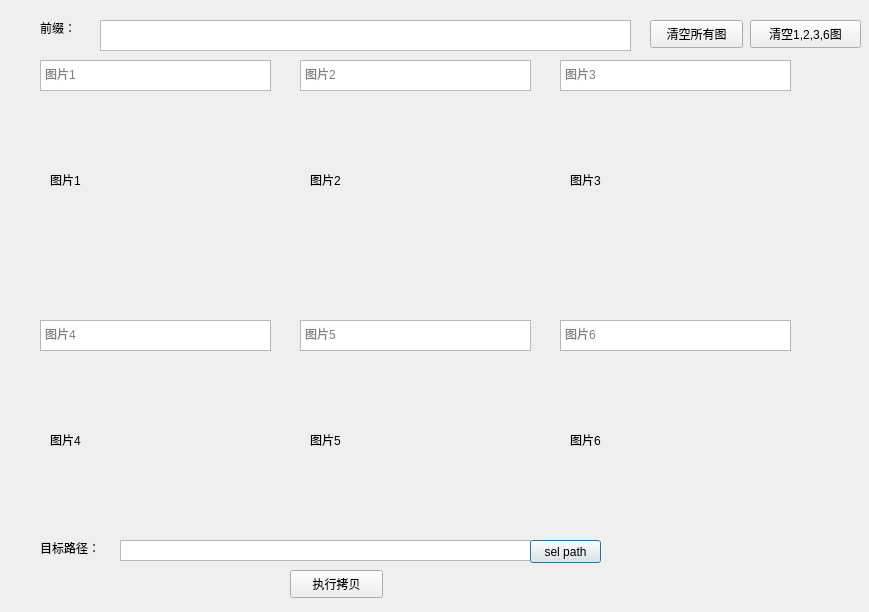
<?xml version="1.0" encoding="UTF-8"?>
<ui version="4.0">
 <class>Dialog</class>
 <widget class="QDialog" name="Dialog">
  <property name="geometry">
   <rect>
    <x>0</x>
    <y>0</y>
    <width>869</width>
    <height>612</height>
   </rect>
  </property>
  <property name="windowTitle">
   <string>拷贝图片文件</string>
  </property>
  <widget class="QTextEdit" name="enginePath">
   <property name="geometry">
    <rect>
     <x>120</x>
     <y>540</y>
     <width>411</width>
     <height>21</height>
    </rect>
   </property>
   <property name="verticalScrollBarPolicy">
    <enum>Qt::ScrollBarAlwaysOff</enum>
   </property>
   <property name="horizontalScrollBarPolicy">
    <enum>Qt::ScrollBarAsNeeded</enum>
   </property>
   <property name="readOnly">
    <bool>true</bool>
   </property>
   <property name="html">
    <string>&lt;!DOCTYPE HTML PUBLIC &quot;-//W3C//DTD HTML 4.0//EN&quot; &quot;http://www.w3.org/TR/REC-html40/strict.dtd&quot;&gt;
&lt;html&gt;&lt;head&gt;&lt;meta name=&quot;qrichtext&quot; content=&quot;1&quot; /&gt;&lt;style type=&quot;text/css&quot;&gt;
p, li { white-space: pre-wrap; }
&lt;/style&gt;&lt;/head&gt;&lt;body style=&quot; font-family:'SimSun'; font-size:9pt; font-weight:400; font-style:normal;&quot;&gt;
&lt;p style=&quot;-qt-paragraph-type:empty; margin-top:0px; margin-bottom:0px; margin-left:0px; margin-right:0px; -qt-block-indent:0; text-indent:0px;&quot;&gt;&lt;br /&gt;&lt;/p&gt;&lt;/body&gt;&lt;/html&gt;</string>
   </property>
  </widget>
  <widget class="QPushButton" name="selPathBtn">
   <property name="geometry">
    <rect>
     <x>530</x>
     <y>540</y>
     <width>71</width>
     <height>23</height>
    </rect>
   </property>
   <property name="text">
    <string>sel path</string>
   </property>
  </widget>
  <widget class="QLabel" name="label_10">
   <property name="geometry">
    <rect>
     <x>40</x>
     <y>540</y>
     <width>71</width>
     <height>16</height>
    </rect>
   </property>
   <property name="text">
    <string>目标路径：</string>
   </property>
  </widget>
  <widget class="QLabel" name="label_11">
   <property name="geometry">
    <rect>
     <x>40</x>
     <y>20</y>
     <width>71</width>
     <height>16</height>
    </rect>
   </property>
   <property name="text">
    <string>前缀：</string>
   </property>
  </widget>
  <widget class="QLabel" name="img1">
   <property name="geometry">
    <rect>
     <x>50</x>
     <y>100</y>
     <width>160</width>
     <height>160</height>
    </rect>
   </property>
   <property name="acceptDrops">
    <bool>false</bool>
   </property>
   <property name="text">
    <string>图片1</string>
   </property>
  </widget>
  <widget class="QTextEdit" name="img_path1">
   <property name="geometry">
    <rect>
     <x>40</x>
     <y>60</y>
     <width>231</width>
     <height>31</height>
    </rect>
   </property>
   <property name="accessibleDescription">
    <string/>
   </property>
   <property name="placeholderText">
    <string>图片1</string>
   </property>
  </widget>
  <widget class="QLabel" name="img2">
   <property name="geometry">
    <rect>
     <x>310</x>
     <y>100</y>
     <width>160</width>
     <height>160</height>
    </rect>
   </property>
   <property name="acceptDrops">
    <bool>false</bool>
   </property>
   <property name="text">
    <string>图片2</string>
   </property>
  </widget>
  <widget class="QTextEdit" name="img_path2">
   <property name="geometry">
    <rect>
     <x>300</x>
     <y>60</y>
     <width>231</width>
     <height>31</height>
    </rect>
   </property>
   <property name="placeholderText">
    <string>图片2</string>
   </property>
  </widget>
  <widget class="QTextEdit" name="img_path3">
   <property name="geometry">
    <rect>
     <x>560</x>
     <y>60</y>
     <width>231</width>
     <height>31</height>
    </rect>
   </property>
   <property name="placeholderText">
    <string>图片3</string>
   </property>
  </widget>
  <widget class="QLabel" name="img3">
   <property name="geometry">
    <rect>
     <x>570</x>
     <y>100</y>
     <width>160</width>
     <height>160</height>
    </rect>
   </property>
   <property name="acceptDrops">
    <bool>false</bool>
   </property>
   <property name="text">
    <string>图片3</string>
   </property>
  </widget>
  <widget class="QLabel" name="img4">
   <property name="geometry">
    <rect>
     <x>50</x>
     <y>360</y>
     <width>160</width>
     <height>160</height>
    </rect>
   </property>
   <property name="acceptDrops">
    <bool>false</bool>
   </property>
   <property name="text">
    <string>图片4</string>
   </property>
  </widget>
  <widget class="QTextEdit" name="img_path4">
   <property name="geometry">
    <rect>
     <x>40</x>
     <y>320</y>
     <width>231</width>
     <height>31</height>
    </rect>
   </property>
   <property name="accessibleDescription">
    <string/>
   </property>
   <property name="placeholderText">
    <string>图片4</string>
   </property>
  </widget>
  <widget class="QTextEdit" name="img_path5">
   <property name="geometry">
    <rect>
     <x>300</x>
     <y>320</y>
     <width>231</width>
     <height>31</height>
    </rect>
   </property>
   <property name="placeholderText">
    <string>图片5</string>
   </property>
  </widget>
  <widget class="QLabel" name="img6">
   <property name="geometry">
    <rect>
     <x>570</x>
     <y>360</y>
     <width>160</width>
     <height>160</height>
    </rect>
   </property>
   <property name="acceptDrops">
    <bool>false</bool>
   </property>
   <property name="text">
    <string>图片6</string>
   </property>
  </widget>
  <widget class="QLabel" name="img5">
   <property name="geometry">
    <rect>
     <x>310</x>
     <y>360</y>
     <width>160</width>
     <height>160</height>
    </rect>
   </property>
   <property name="acceptDrops">
    <bool>false</bool>
   </property>
   <property name="text">
    <string>图片5</string>
   </property>
  </widget>
  <widget class="QTextEdit" name="img_path6">
   <property name="geometry">
    <rect>
     <x>560</x>
     <y>320</y>
     <width>231</width>
     <height>31</height>
    </rect>
   </property>
   <property name="placeholderText">
    <string>图片6</string>
   </property>
  </widget>
  <widget class="QPushButton" name="clear_all_img">
   <property name="geometry">
    <rect>
     <x>650</x>
     <y>20</y>
     <width>93</width>
     <height>28</height>
    </rect>
   </property>
   <property name="text">
    <string>清空所有图</string>
   </property>
  </widget>
  <widget class="QPushButton" name="do_btn">
   <property name="geometry">
    <rect>
     <x>290</x>
     <y>570</y>
     <width>93</width>
     <height>28</height>
    </rect>
   </property>
   <property name="text">
    <string>执行拷贝</string>
   </property>
  </widget>
  <widget class="QTextEdit" name="preNameEd">
   <property name="geometry">
    <rect>
     <x>100</x>
     <y>20</y>
     <width>531</width>
     <height>31</height>
    </rect>
   </property>
  </widget>
  <widget class="QPushButton" name="clear_some_img">
   <property name="geometry">
    <rect>
     <x>750</x>
     <y>20</y>
     <width>111</width>
     <height>28</height>
    </rect>
   </property>
   <property name="text">
    <string>清空1,2,3,6图</string>
   </property>
  </widget>
 </widget>
 <resources/>
 <connections/>
</ui>
